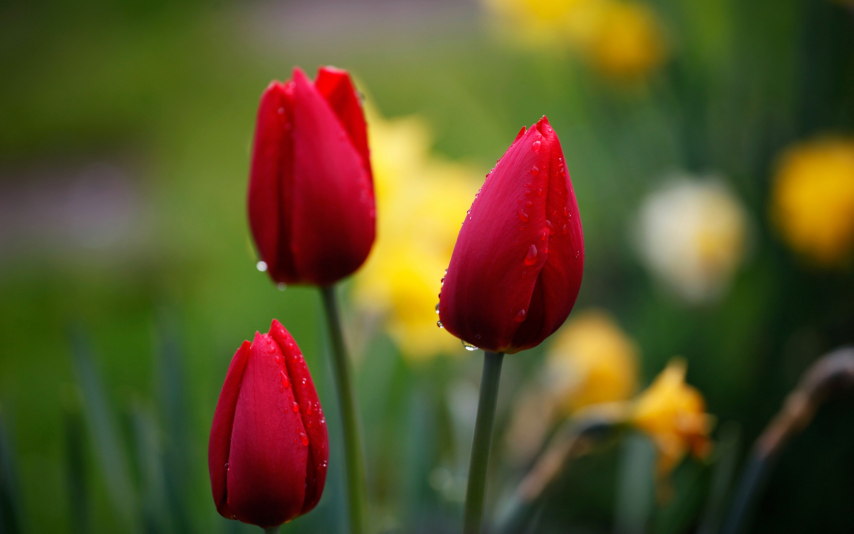
#> input picture au/au2/test1.jpg, 2560 x 1600 px (shown at 1/3 size)
$ python a5.py
#> lines starting #> are read from the running program, lines starting #| are printed output that depends on the picture
import cv2
import numpy as np
from matplotlib import pyplot as plt

img = cv2.imread("test1.jpg")
#> img is the input picture: shape (1600, 2560, 3); mean B, G, R 39.4, 81.8, 91.1
print(img.shape)
#| (1600, 2560, 3)

mask = np.zeros(img.shape[:2],np.uint8)
mask[400:1500, 600:2000] = 255
masked_img = cv2.bitwise_and(img,img,mask=mask)
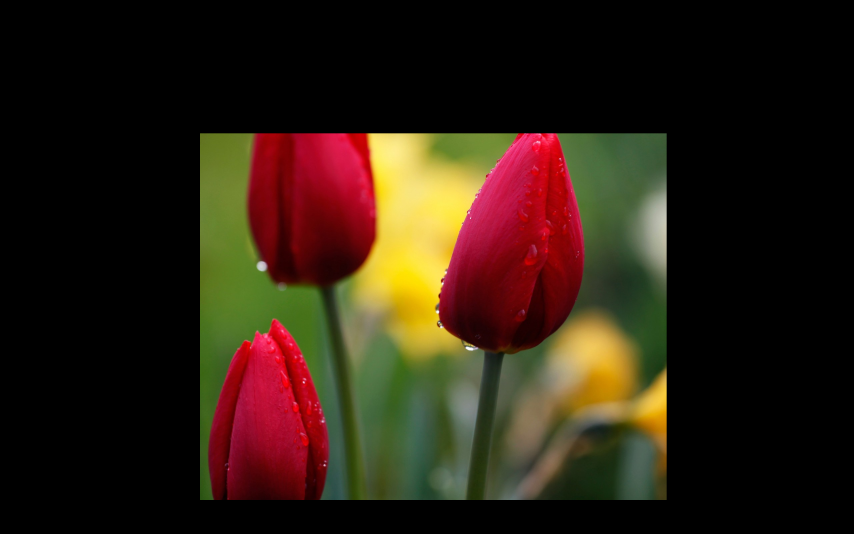
#> masked_img: shape (1600, 2560, 3) (shown at 1/3 size); mean B, G, R 17.1, 30.9, 44.8

hist_full = cv2.calcHist([img],[0],None,[256],[0,256])
#> hist_full = 256 values, max 79322 at index 0, min 2 at index 220, mean 16000
hist_mask = cv2.calcHist([img],[0],mask,[256],[0,256])
#> hist_mask = 256 values, max 33193 at index 5, min 2 at index 220, mean 6015.6

plt.figure(1)
plt.subplot(121)
plt.imshow(img)

plt.subplot(122)
plt.imshow(masked_img)

plt.figure(2)
plt.imshow(mask,'gray')

plt.figure(3)
plt.plot(hist_full)
plt.plot(hist_mask)
plt.xlim([0,256])

plt.show()
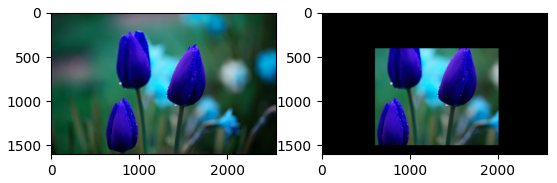
#> figure drawn by matplotlib, 2 panels; B, G, R data is drawn as R, G, B
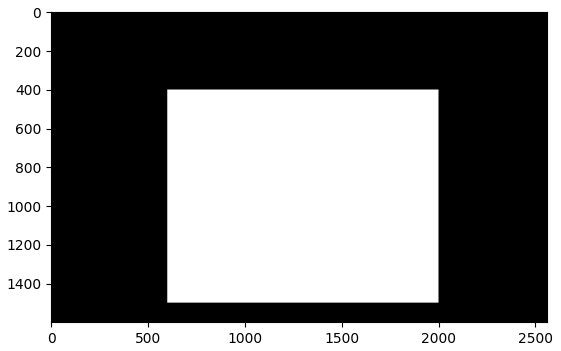
#> figure drawn by matplotlib, 1 panel
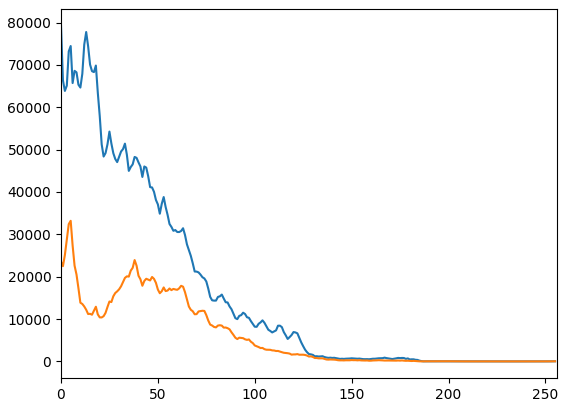
#> figure drawn by matplotlib, 1 panel; curve peaks at x = 0, y = 79322; curve peaks at x = 5, y = 33193

$ run again, with au/au2/test2.jpg copied over au/au2/test1.jpg
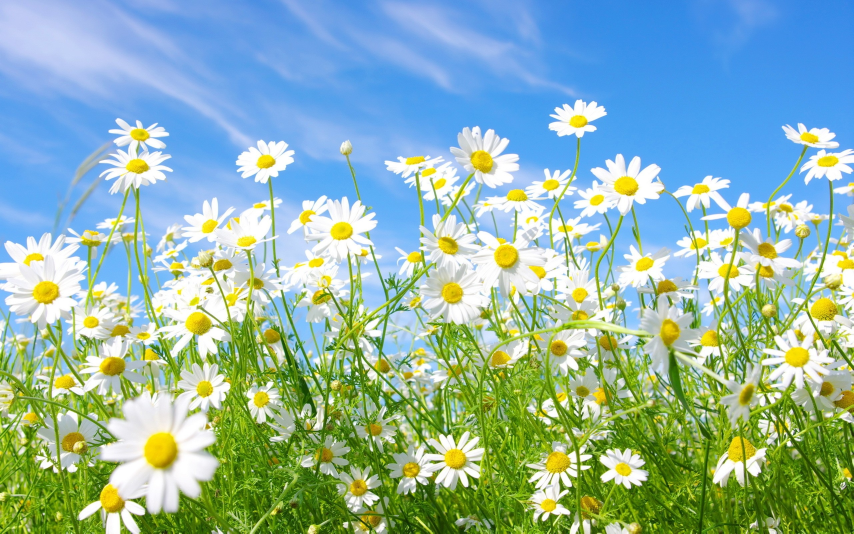
#> input picture au/au2/test2.jpg, 2560 x 1600 px (shown at 1/3 size)
#> img is the input picture: shape (1600, 2560, 3); mean B, G, R 169, 180.3, 144.3
#| (1600, 2560, 3)
#> `masked_img = cv2.bitwise_and(img,img,mask=mask)`:
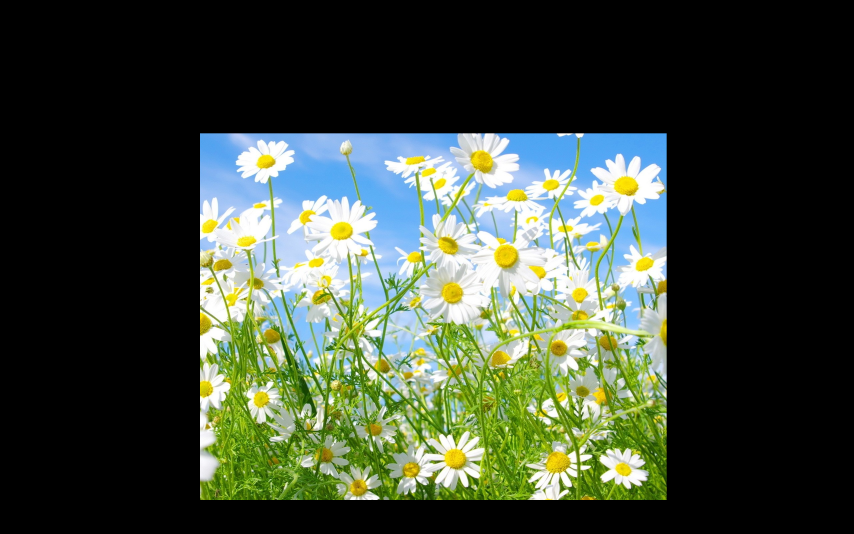
#> masked_img: shape (1600, 2560, 3) (shown at 1/3 size); mean B, G, R 57.3, 71.3, 61.1
#> hist_full = 256 values, max 200949 at index 0, min 3567 at index 111, mean 16000
#> hist_mask = 256 values, max 82816 at index 0, min 1843 at index 114, mean 6015.6
#> `plt.show()`:
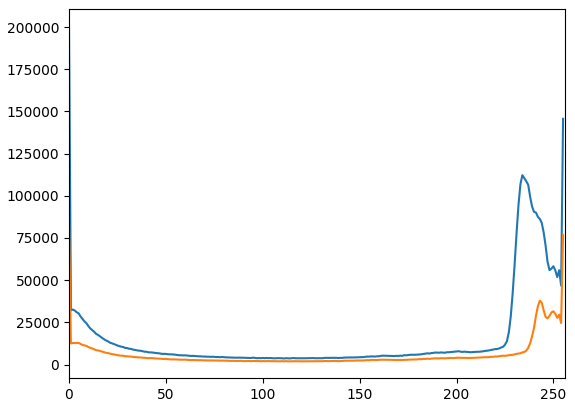
#> figure drawn by matplotlib, 1 panel; curve peaks at x = 0, y = 200949; curve peaks at x = 0, y = 82816
